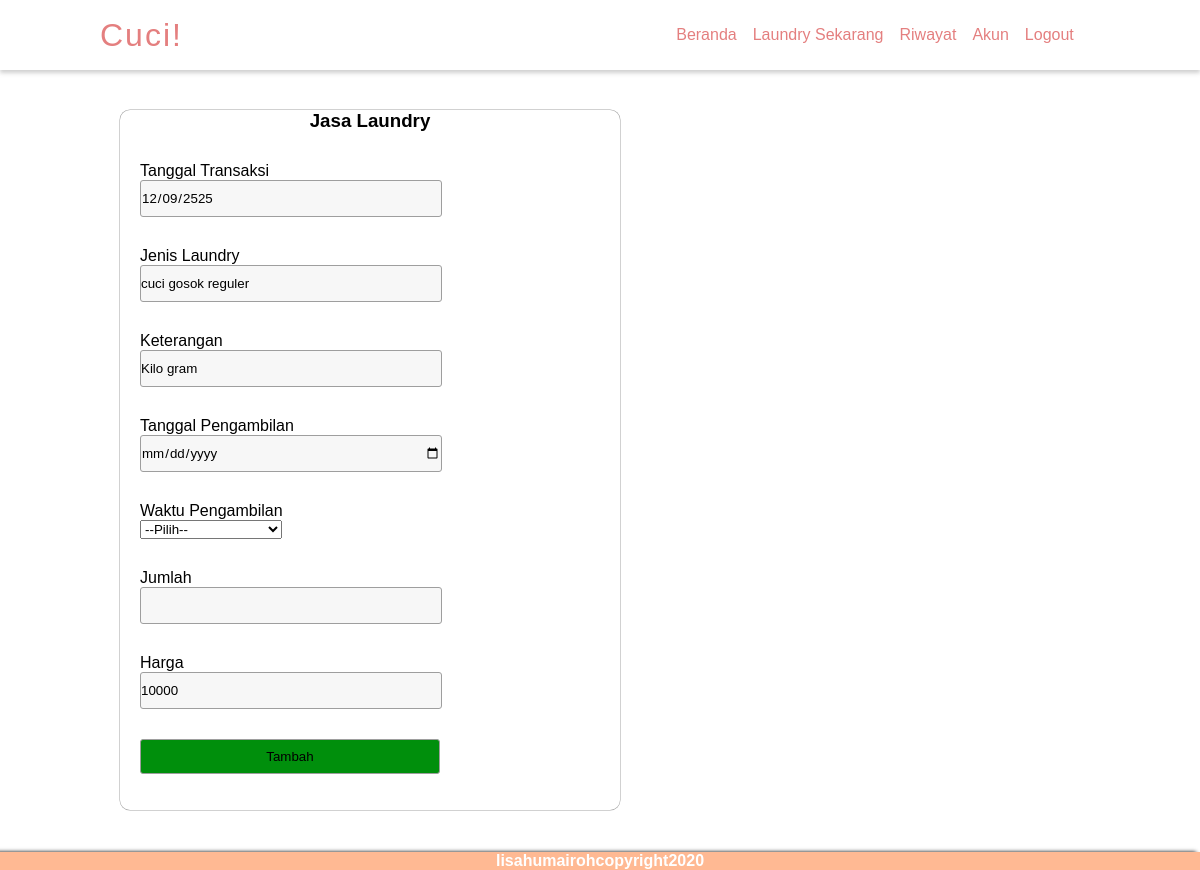
The page /user/transaksi.php?id_laundry=12 (signed in) on the database its author committed.
### tables this page shows
CREATE TABLE `laundry` (
  `id_laundry` int(11) NOT NULL,
  `jenis` varchar(50) NOT NULL,
  `pengerjaan` varchar(50) NOT NULL,
  `ket` varchar(50) NOT NULL,
  `harga` varchar(10) NOT NULL
);

### user/transaksi.php (the view, shortened to what this page needs)
<!DOCTYPE html>
<html lang="en">
<head>
    <link rel="stylesheet" href="../css/style.css">
</head>
<body>
    <div class="container">
        <header class="header">
            <a href="#" class="logo">Cuci!</a>
            <ul>
                <li><a href="home.php">Beranda</a></li>
                <li><a href="laundry.php">Laundry Sekarang</a></li>
                <li><a href="riwayat_transaksi.php">Riwayat</a></li>
                <li><a href="akun.php">Akun</a></li>
                <li><a href="../logout.php">Logout</a></li>
            </ul>
        </header>
        <div class="content">
                <div class="form">
                <?php
                    include '../koneksi.php';
                    $id_laundry = $_GET['id_laundry'];
                    $sql  = "SELECT * FROM laundry WHERE id_laundry='$id_laundry'";
                    $query = mysqli_query($conn, $sql);
                    $data  = mysqli_fetch_array($query);
                ?>
                    <center><h3>Jasa Laundry</h3></center>
                    <form action="function_transaksi.php" method="POST">
                    <div class="box-input">
                        <p><label for="">Tanggal Transaksi</label></p>
                        <input type="date" name="tgl_transaksi" id="tgl_transaksi" value="<?php echo date('yy-m-d'); ?>" readonly>
                    </div>
                    <div class="box-input">
                        <p><label for="">Jenis Laundry</label></p>
                        <input type="text" name="jenis_laundry" id="jenis_laundry" value="<?php echo $data['jenis'] ?>" readonly>
                    </div>
                      <div class="box-input">
                        <p><label for="">Keterangan</label></p>
                        <input type="text" name="ket" id="ket" value="<?php echo $data['ket'] ?>" readonly>
                    </div>
                    <div class="box-input">
                        <p><label for="">Tanggal Pengambilan</label></p>
                        <input type="date" name="tgl_ambil" id="tgl_ambil">
                    </div>
                    <div class="box-input">
                        <p><label for="">Waktu Pengambilan</label></p>
                        <select name="waktu" id="waktu">
                            <option value="Pagi (08.00 - 10.00)">--Pilih--</option>
                        </select>
                    </div>
                     <div class="box-input">
                        <p><label for="">Jumlah</label></p>
                        <input type="text" name="jumlah" id="jumlah">
                    </div>
                    <div class="box-input">
                        <p><label for="">Harga</label></p>
                        <input type="text" name="harga" id="harga" value="<?php echo $data['harga'] ?>" readonly>
                    </div>
                    <div class="box-input">
                        <input id="tbltambahform" type="submit" value="Tambah">
                    </div>
                    <br><br>
                    </form>
                </div>
        </div>
        <div class="footer">
            <h4>lisahumairohcopyright2020</h4>
        </div>
    </div>
</body>
</html>

### css/style.css (style rules this page uses)
* { margin: 0; padding: 0; font-family: sans-serif; }
.container { height: 650px; position: relative; width: 100%; }
.container header { height: 70px; width: 100%; position: fixed; background-color: rgb(255, 255, 255); line-height: 70px; box-shadow: 0 3px 4px rgba(116, 116, 116, 0.336); }
.container header .logo { position: relative; float: left; padding-left: 100px; position: relative; color: rgb(228, 127, 127); text-decoration:none; font-size: 2em; letter-spacing: 2px; transition: 0.6px; }
.container .header ul { margin-left: 550px; position: relative; display: flex; justify-content: center; align-items: center; }
.container .header ul li { list-style: none; position: relative; }
.container .header ul li a { padding: 3px; position: relative; text-decoration: none; margin: 5px; color: rgb(228, 127, 127); }
.container .content { margin: auto; padding: 60px 0 60px 0; width: 80%; }
.content .form, .main .form { margin-top: 50px; width: 500px; box-shadow: 0 0 0.5px 0.5px rgb(163, 163, 163); border-radius: 10px; }
.content .form .box-input, .main .form .box-input { margin-top: 30px; margin-left: 20px; }
.content .form .box-input input, .main .form .box-input input { width: 300px; height: 35px; border-radius: 3px; border: 0.5px solid rgb(158, 158, 158); background-color: rgba(241, 241, 241, 0.548); }
.container .footer { position: fixed; box-shadow: -4px 0 4px rgb(0, 0, 0); background-color: #ffb993; color: #fff; width: 100%; text-align: center; bottom: 0%; }
#tbltambahform { background-color: rgb(0, 143, 12); }

### rows shown on the page
laundry: jenis_laundry "cuci gosok reguler", ket "Kilo gram", harga "10000"
